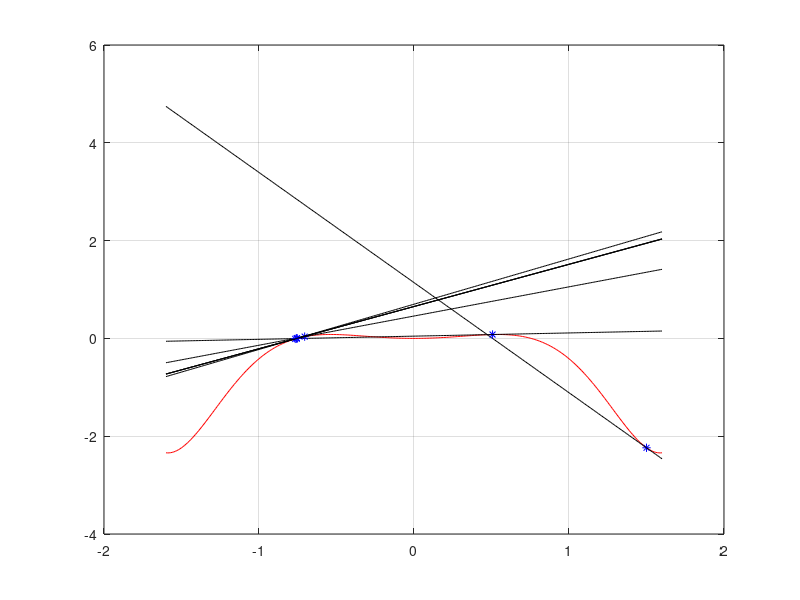

Write MATLAB code to recreate this figure.
clear all; close all; clc;
%% Implementacion particular del metodo de Newton-Raphson
f=@(x) x.^2.*cos(x.^2+1)                        %
df=@(x) 2*x.*cos(x.^2+1)-2*x.^3.*sin(x.^2+1);   %
x=-1.6:0.01:1.6; plot(x,f(x),'-r'); grid on; hold all; % %
x0=1.5;
epsilon = 10^(-8);% Tolerancia 
max_it = 1000; % Numero maximo de iteraciones
xk = [];
for it = 1 : max_it                             
   plot(x0,f(x0),'*b');                         
   plot(x,df(x0)*(x-x0)+f(x0),'-k')              
   pause(1)                                     
   x1=x0-f(x0)/df(x0)
   if abs(x1-x0) < epsilon
     break
   else
     x0 = x1;
   end
   xk = [xk;x0]
end